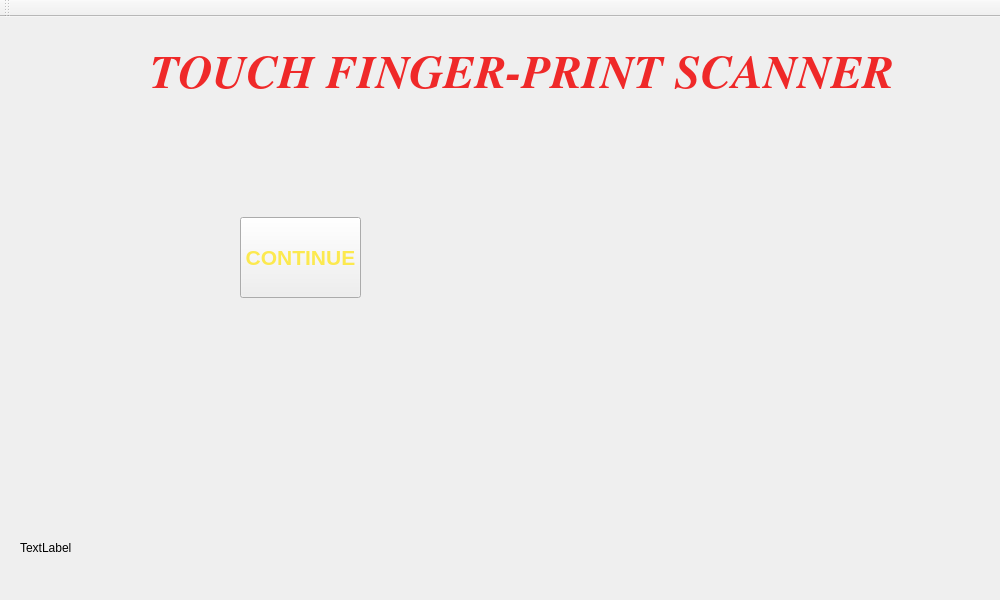
<?xml version="1.0" encoding="UTF-8"?>
<ui version="4.0">
 <class>MainWindow</class>
 <widget class="QMainWindow" name="MainWindow">
  <property name="geometry">
   <rect>
    <x>0</x>
    <y>0</y>
    <width>1000</width>
    <height>600</height>
   </rect>
  </property>
  <property name="windowTitle">
   <string>MainWindow</string>
  </property>
  <property name="styleSheet">
   <string notr="true">background-image:url(&quot;/media/ros/8EE4011CE4010863/project CIT/fingerprint/images/biometria-123.jpg&quot;);</string>
  </property>
  <property name="iconSize">
   <size>
    <width>80</width>
    <height>80</height>
   </size>
  </property>
  <widget class="QWidget" name="centralWidget">
   <widget class="QLabel" name="label">
    <property name="geometry">
     <rect>
      <x>150</x>
      <y>-10</y>
      <width>791</width>
      <height>131</height>
     </rect>
    </property>
    <property name="sizePolicy">
     <sizepolicy hsizetype="Preferred" vsizetype="Preferred">
      <horstretch>0</horstretch>
      <verstretch>23</verstretch>
     </sizepolicy>
    </property>
    <property name="font">
     <font>
      <family>Nimbus Roman No9 L</family>
      <pointsize>35</pointsize>
      <weight>75</weight>
      <italic>true</italic>
      <bold>true</bold>
     </font>
    </property>
    <property name="autoFillBackground">
     <bool>false</bool>
    </property>
    <property name="styleSheet">
     <string notr="true">color: rgb(239, 41, 41);
background:transparent;
</string>
    </property>
    <property name="inputMethodHints">
     <set>Qt::ImhNone</set>
    </property>
    <property name="text">
     <string>TOUCH FINGER-PRINT SCANNER</string>
    </property>
   </widget>
   <widget class="QLabel" name="label_2">
    <property name="geometry">
     <rect>
      <x>20</x>
      <y>490</y>
      <width>701</width>
      <height>81</height>
     </rect>
    </property>
    <property name="text">
     <string>TextLabel</string>
    </property>
   </widget>
   <widget class="QPushButton" name="pushButton">
    <property name="geometry">
     <rect>
      <x>240</x>
      <y>200</y>
      <width>121</width>
      <height>81</height>
     </rect>
    </property>
    <property name="font">
     <font>
      <pointsize>16</pointsize>
      <weight>75</weight>
      <bold>true</bold>
     </font>
    </property>
    <property name="styleSheet">
     <string notr="true">color: rgb(252, 233, 79);</string>
    </property>
    <property name="text">
     <string>CONTINUE</string>
    </property>
   </widget>
   <zorder>label_2</zorder>
   <zorder>label</zorder>
   <zorder>pushButton</zorder>
  </widget>
  <widget class="QToolBar" name="mainToolBar">
   <attribute name="toolBarArea">
    <enum>TopToolBarArea</enum>
   </attribute>
   <attribute name="toolBarBreak">
    <bool>false</bool>
   </attribute>
  </widget>
 </widget>
 <layoutdefault spacing="6" margin="11"/>
 <resources/>
 <connections/>
</ui>
